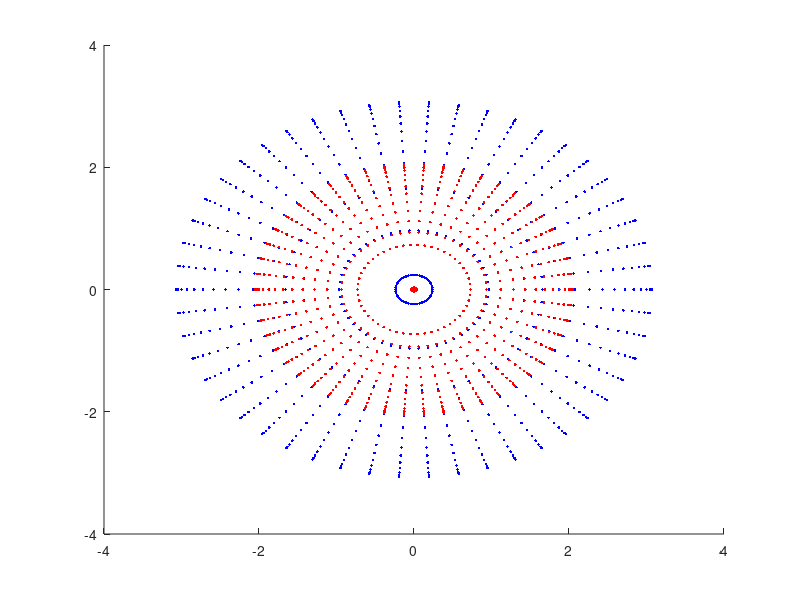

Write the MATLAB code that produced this figure.
function Mesh_gen_basedOnAchile()

%%%whole lv manual segmentation configuration
if ispc
    path(path, '.\segmentation');
    path(path, '.\BSplineFitting');
    path(path, '.\meshRelated');
end

if ismac
    path(path, './segmentation');
    path(path, './BSplineFitting');
    path(path, './meshRelated');
end


% clear all; 
close all; clc;

workingDir = pwd();
resultDir = 'E:\HaoGao\owncloud\Shared\segmentations_mi\PCALVModelAnalysis_HG\Results\idealizedLV';

projectConfig_dir = resultDir; %%it is not to going to use it anyway
projectConfig_name = 'idealizedLV_config';


%%this is based on the paper from Gaussian Process regressions for inverse
%%problems and parameter searches in models of ventricular mechanics

%% 6 parameters 
%% Rb : the outer radius at the bas 
%% Z  : the length of longigtudinal semi-axis of the outer spheroid 
%% L  : wall thickness at base
%% H  : wall thickness at apex
%% e  : sphericity [0 1]
%% psi0 : the trancation angle

Rb = 3.0; %% cm
Z = 6.39; %% cm
L = 1; %% cm
H = 0.5; %% cm
e = 0.8; 
psi0 = -pi/8; %% this needs to be fixed because of our assumpsion in mesh generation

%%generating the boundary points
psi_max = pi/2; 
N_psi = 20;
psi_range = psi0: (psi_max - psi0)/N_psi: psi_max;

phi_max = 2*pi;
N_phi = 50;
phi_range = 0 : phi_max/N_phi: phi_max - phi_max/N_phi;


[points_epi, points_endo] = generating_surface(psi_range, phi_range,... 
                                             Rb, Z, L, H, e, psi0, ...
                                             psi_max, N_psi);
                                         
h3d = figure(); hold on;
x_endo = points_endo(:,1); 
y_endo = points_endo(:,2);
z_endo = points_endo(:,3);

x_epi = points_epi(:,1); 
y_epi = points_epi(:,2);
z_epi = points_epi(:,3);


plot3(x_endo, y_endo, z_endo, 'LineStyle', 'none', 'Marker', '.','MarkerEdgeColor', 'r' ); hold on;
plot3(x_epi, y_epi, z_epi, 'LineStyle', 'none', 'Marker', '.','MarkerEdgeColor', 'b' );
 

% %% need to think about how to do it properly
% %%generate a 3D matrix which can be used to compare the overlap 
N = 121;
pixel_reso = 1; %%mm each pixle is 1mm
% basal_centre = [61 61 121];
project_shape_matrix(N, psi_range, phi_range,... 
                                             Rb, Z, L, H, e, psi0, ...
                                             psi_max, N_psi,pixel_reso)

                                         
                                         
%% now need to output the coordinates for mesh generation 
%% GuidePointsGeneration(resultDir, points_epi, points_endo)


%% LV_EndoFitting(projectConfig_dir,projectConfig_name);
%% LV_EpiFitting(projectConfig_dir,projectConfig_name);
%% LV_WholeMesh(projectConfig_dir,projectConfig_name)
%

pause;

function [points_epi, points_endo] = generating_surface(psi_range, phi_range,... 
                                             Rb, Z, L, H, e, psi0, ...
                                             psi_max, N_psi)
 points_epi = [];
 points_endo = [];
 
%  if abs(psi0-0) > 1.0e-5
%      disp('psi0 is not zero, check');
%  end
     
 pindex = 0;
 for i = 1 : length(psi_range)
     
     psi = psi_range(i);
     psi_endo = asin(Z/(Z-H)*sin(psi)); %%to make sure the endo and epi the top plane has same z value
     %%skip several values near pi/2
     if abs(psi - psi_max)< 1.0e-6
         %%output one points
         phi = 0.0;
         rho_epi = Rb*(e*cos(psi) + (1-e)*(1-sin(psi))  );
         eta_epi = -Z*(sin(psi));
         
         rho_endo = (Rb - L)*( e*cos(psi_endo) + (1-e)*(1-sin(psi_endo) ) );
         eta_endo = -(Z-H)*(sin(psi_endo));
         
         p_epi = [rho_epi*cos(phi), rho_epi*sin(phi), eta_epi];
         p_endo = [rho_endo*cos(phi), rho_endo*sin(phi), eta_endo];
         
         pindex = pindex + 1;
         points_epi(pindex, :) = p_epi;
         points_endo(pindex, :) = p_endo;
      
     elseif i == N_psi-1 || i == N_psi-2 || i == N_psi-2 || i == N_psi-4
         continue; 
     else
        
             for j = 1 : length(phi_range)


                 phi = phi_range(j);
                 rho_epi = Rb*(e*cos(psi) + (1-e)*(1-sin(psi))  );
                 eta_epi = -Z*(sin(psi));

                 rho_endo = (Rb - L)*( e*cos(psi_endo) + (1-e)*(1-sin(psi_endo) ) );
                 eta_endo = -(Z-H)*(sin(psi_endo));

                 p_epi = [rho_epi*cos(phi), rho_epi*sin(phi), eta_epi];
                 p_endo = [rho_endo*cos(phi), rho_endo*sin(phi), eta_endo];

                 pindex = pindex + 1;
                 points_epi(pindex, :) = p_epi;
                 points_endo(pindex, :) = p_endo;

             end
         
     end
 end
 
 
 
 
function GuidePointsGeneration(resultDir, points_epi, points_endo)
        
workingDir = pwd();      
cd(resultDir);
fidinner = fopen('innerGuidePoints.dat','w');
fidouter = fopen('outerGuidePoints.dat','w');
cd(workingDir);

nubmerOfSlices = 1;
%%here we will assume only one slice, and the first point is the apex 
fprintf(fidinner, '%d\t number of slices \n', nubmerOfSlices);
fprintf(fidouter, '%d\t number of slices \n', nubmerOfSlices);

imIndex = 1;
fprintf(fidinner, '%d\t points on slice \t%d \n', size(points_endo,1) - 1, imIndex);
for pIndex = 1 : size(points_endo,1)-1
    fprintf(fidinner, '\t %f \t %f \t %f \n', points_endo(pIndex,1),points_endo(pIndex,2), points_endo(pIndex,3));
end

fprintf(fidouter, '%d\t points on slice \t%d \n', size(points_epi,1) - 1, imIndex);
for pIndex = 1 : size(points_epi,1)-1
    fprintf(fidouter, '\t %f \t %f \t %f \n', points_epi(pIndex,1),points_epi(pIndex,2), points_epi(pIndex,3));
end


fprintf(fidinner, '1\t This last point is inner apex point \n');
fprintf(fidinner, '\t %f \t%f \t%f \n', points_endo(end,1), points_endo(end,2), points_endo(end,3));

fprintf(fidouter, '1\t This last point is outer apex point \n');
fprintf(fidouter, '\t %f \t%f \t%f \n', points_epi(end,1), points_epi(end,2), points_epi(end,3));


fclose(fidinner);
fclose(fidouter);

 
 
 
function project_shape_matrix(N, basal_centre, psi_range, phi_range,... 
                                             Rb, Z, L, H, e, psi0, ...
                                             psi_max, N_psi, pixel_reso)
 LV_sym = zeros([N, N, N]);    
 
 
 
 
 
 for k = 1 : N
     z = k-N; %%z coordinate to the top basal plane;
     
     
     
     for j = 1 : N
         for i = 1 : N
             
             
         end
     end
 end
 
 
 
 
 
 
 
 
 
 
 
 
 
 
 
 
 
 
 
 
 
 
